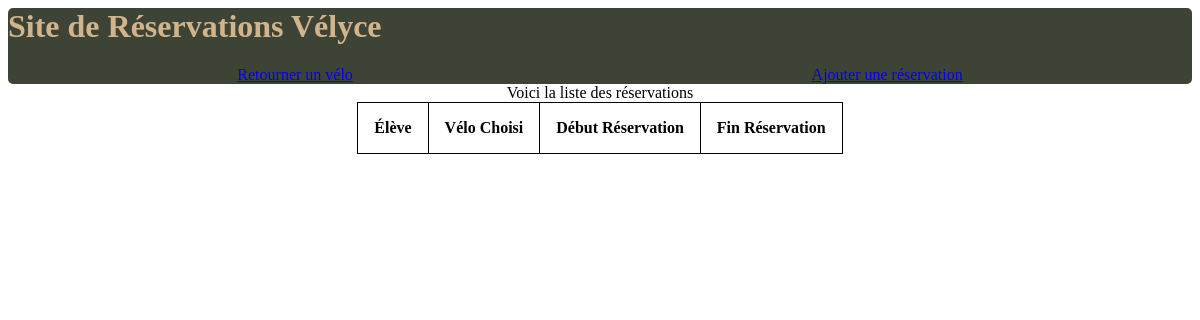
/reservations/, run on an earlier commit of the app's database.
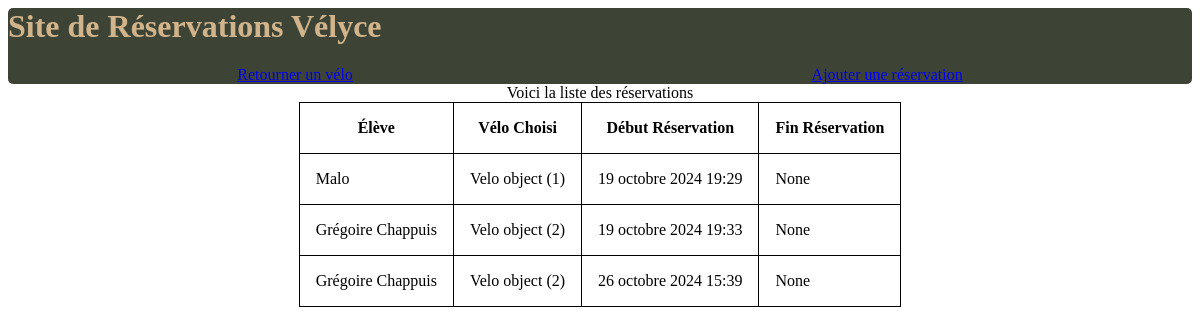
And on a later commit of the database.
### reservations/models.py (models this page shows, shortened)
class Reservation(models.Model):
    velo = models.ForeignKey(Velo, on_delete=models.CASCADE)
    eleve = models.fields.CharField(max_length=100)
    start_time = models.DateTimeField(auto_now_add=True)
    end_time = models.DateTimeField(null=True, blank=True)

class Velo(models.Model):
    VELO_CHOICES = [
        ('Velo1', 'Velo 1'),
        ('Velo2', 'Velo 2'),
    ]
    velo = models.CharField(max_length=5, choices=VELO_CHOICES, default='Velo1')
    est_disponible = models.BooleanField(default=True)

### reservations/views.py (the view)
# urls.py: path('reservations/', views.page_reservations, name='page_reservation'),
def page_reservations(request):
    reservations = Reservation.objects.all()
    return render(request, 'reservations/reservations.html', {'reservations' : reservations})

### reservations/templates/reservations/reservations.html
{% extends 'reservations/base.html' %}
{% block content %}
<header>
   <h1>Site de Réservations Vélyce</h1>
   <nav>
      <a href="{% url 'return_bike' %}">Retourner un vélo</a>
      <a href="{% url 'ajout_reservation'%}">Ajouter une réservation</a>
   </nav>
</header>
<main>
 <table>
   <caption>Voici la liste des réservations</caption>
   <tr>
      <th>Élève</th>
      <th>Vélo Choisi</th>
      <th>Début Réservation</th>
      <th>Fin Réservation</th>
   </tr>
   {% for reservation in reservations%}
   <tr>
      <td>{{reservation.eleve}}</td>
      <td>{{reservation.velo}}</td>
      <td>{{reservation.start_time}}</td>
      <td>{{reservation.end_time}}</td>
   </tr>
   {% endfor %}
 </table>
</main>
 {% endblock %}

What changed in the data, as far as the page shows it:
added Reservation: eleve "Malo", velo "Velo object (1)", start_time "19 octobre 2024 19:29", end_time "None"
added Reservation: eleve "Grégoire Chappuis", velo "Velo object (2)", start_time "19 octobre 2024 19:33", end_time "None"
added Reservation: eleve "Grégoire Chappuis", velo "Velo object (2)", start_time "26 octobre 2024 15:39", end_time "None"
